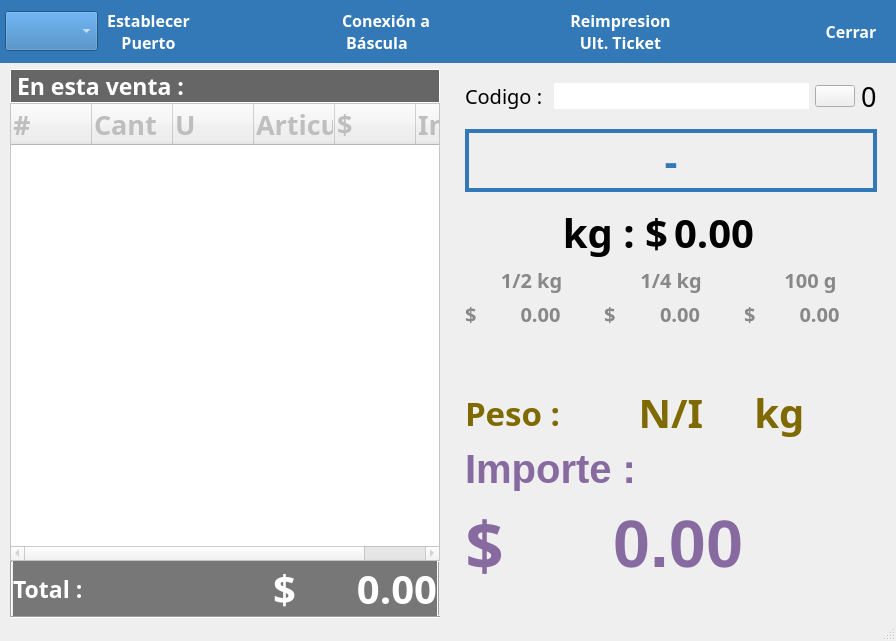
<?xml version="1.0" encoding="UTF-8"?>
<ui version="4.0">
 <class>CajaPesaje</class>
 <widget class="QMainWindow" name="CajaPesaje">
  <property name="geometry">
   <rect>
    <x>0</x>
    <y>0</y>
    <width>896</width>
    <height>641</height>
   </rect>
  </property>
  <property name="windowTitle">
   <string>CajaPesaje</string>
  </property>
  <property name="styleSheet">
   <string notr="true"/>
  </property>
  <widget class="QWidget" name="centralwidget">
   <layout class="QVBoxLayout" name="verticalLayout_3">
    <property name="leftMargin">
     <number>0</number>
    </property>
    <property name="topMargin">
     <number>0</number>
    </property>
    <property name="rightMargin">
     <number>0</number>
    </property>
    <property name="bottomMargin">
     <number>0</number>
    </property>
    <item>
     <widget class="QWidget" name="widget" native="true">
      <property name="styleSheet">
       <string notr="true">background : #3379B7;
</string>
      </property>
      <layout class="QHBoxLayout" name="horizontalLayout_4">
       <property name="spacing">
        <number>5</number>
       </property>
       <property name="leftMargin">
        <number>5</number>
       </property>
       <property name="topMargin">
        <number>5</number>
       </property>
       <property name="rightMargin">
        <number>5</number>
       </property>
       <property name="bottomMargin">
        <number>5</number>
       </property>
       <item>
        <widget class="QComboBox" name="comboBox">
         <property name="sizePolicy">
          <sizepolicy hsizetype="Maximum" vsizetype="Fixed">
           <horstretch>0</horstretch>
           <verstretch>0</verstretch>
          </sizepolicy>
         </property>
         <property name="minimumSize">
          <size>
           <width>0</width>
           <height>40</height>
          </size>
         </property>
         <property name="font">
          <font>
           <family>Century Gothic</family>
           <pointsize>12</pointsize>
           <bold>true</bold>
          </font>
         </property>
         <property name="styleSheet">
          <string notr="true">background : #3379B7; color: white;</string>
         </property>
        </widget>
       </item>
       <item>
        <widget class="QPushButton" name="pushButton_4">
         <property name="sizePolicy">
          <sizepolicy hsizetype="Preferred" vsizetype="Fixed">
           <horstretch>0</horstretch>
           <verstretch>0</verstretch>
          </sizepolicy>
         </property>
         <property name="font">
          <font>
           <family>Century Gothic</family>
           <pointsize>12</pointsize>
           <bold>true</bold>
          </font>
         </property>
         <property name="styleSheet">
          <string notr="true">color: rgb(255, 255, 255);</string>
         </property>
         <property name="text">
          <string>Establecer
Puerto</string>
         </property>
         <property name="flat">
          <bool>true</bool>
         </property>
        </widget>
       </item>
       <item>
        <spacer name="horizontalSpacer_3">
         <property name="orientation">
          <enum>Qt::Horizontal</enum>
         </property>
         <property name="sizeHint" stdset="0">
          <size>
           <width>40</width>
           <height>20</height>
          </size>
         </property>
        </spacer>
       </item>
       <item>
        <widget class="QLabel" name="label_estado_bascula">
         <property name="sizePolicy">
          <sizepolicy hsizetype="Fixed" vsizetype="Fixed">
           <horstretch>0</horstretch>
           <verstretch>0</verstretch>
          </sizepolicy>
         </property>
         <property name="minimumSize">
          <size>
           <width>0</width>
           <height>0</height>
          </size>
         </property>
         <property name="maximumSize">
          <size>
           <width>40</width>
           <height>40</height>
          </size>
         </property>
         <property name="styleSheet">
          <string notr="true"/>
         </property>
         <property name="text">
          <string/>
         </property>
         <property name="pixmap">
          <pixmap resource="images.qrc">:/images/disconnected.png</pixmap>
         </property>
         <property name="scaledContents">
          <bool>true</bool>
         </property>
         <property name="margin">
          <number>0</number>
         </property>
        </widget>
       </item>
       <item>
        <widget class="QLabel" name="label_9">
         <property name="font">
          <font>
           <family>Century Gothic</family>
           <pointsize>12</pointsize>
           <bold>true</bold>
          </font>
         </property>
         <property name="styleSheet">
          <string notr="true">color:white;</string>
         </property>
         <property name="text">
          <string>Conexión a
 Báscula</string>
         </property>
         <property name="alignment">
          <set>Qt::AlignLeading|Qt::AlignLeft|Qt::AlignVCenter</set>
         </property>
        </widget>
       </item>
       <item>
        <spacer name="horizontalSpacer_2">
         <property name="orientation">
          <enum>Qt::Horizontal</enum>
         </property>
         <property name="sizeHint" stdset="0">
          <size>
           <width>40</width>
           <height>20</height>
          </size>
         </property>
        </spacer>
       </item>
       <item>
        <widget class="QPushButton" name="pushButton_2">
         <property name="font">
          <font>
           <family>Century Gothic</family>
           <pointsize>12</pointsize>
           <bold>true</bold>
          </font>
         </property>
         <property name="styleSheet">
          <string notr="true">color:white;</string>
         </property>
         <property name="text">
          <string>Reimpresion
Ult. Ticket</string>
         </property>
         <property name="icon">
          <iconset resource="images.qrc">
           <normaloff>:/images/imp.png</normaloff>:/images/imp.png</iconset>
         </property>
         <property name="iconSize">
          <size>
           <width>40</width>
           <height>40</height>
          </size>
         </property>
         <property name="flat">
          <bool>true</bool>
         </property>
        </widget>
       </item>
       <item>
        <spacer name="horizontalSpacer_6">
         <property name="orientation">
          <enum>Qt::Horizontal</enum>
         </property>
         <property name="sizeHint" stdset="0">
          <size>
           <width>40</width>
           <height>20</height>
          </size>
         </property>
        </spacer>
       </item>
       <item>
        <widget class="QPushButton" name="pushButton_3">
         <property name="font">
          <font>
           <family>Century Gothic</family>
           <pointsize>12</pointsize>
           <bold>true</bold>
          </font>
         </property>
         <property name="styleSheet">
          <string notr="true">color:white;</string>
         </property>
         <property name="text">
          <string>Cerrar</string>
         </property>
         <property name="icon">
          <iconset resource="images.qrc">
           <normaloff>:/images/close.png</normaloff>:/images/close.png</iconset>
         </property>
         <property name="iconSize">
          <size>
           <width>40</width>
           <height>40</height>
          </size>
         </property>
         <property name="flat">
          <bool>true</bool>
         </property>
        </widget>
       </item>
      </layout>
     </widget>
    </item>
    <item>
     <layout class="QHBoxLayout" name="horizontalLayout">
      <item>
       <spacer name="horizontalSpacer">
        <property name="orientation">
         <enum>Qt::Horizontal</enum>
        </property>
        <property name="sizeType">
         <enum>QSizePolicy::Fixed</enum>
        </property>
        <property name="sizeHint" stdset="0">
         <size>
          <width>10</width>
          <height>20</height>
         </size>
        </property>
       </spacer>
      </item>
      <item>
       <layout class="QVBoxLayout" name="verticalLayout">
        <property name="spacing">
         <number>0</number>
        </property>
        <item>
         <widget class="QLabel" name="label_2">
          <property name="font">
           <font>
            <family>Century Gothic</family>
            <pointsize>17</pointsize>
            <bold>true</bold>
           </font>
          </property>
          <property name="styleSheet">
           <string notr="true">background:#666666; color:white;</string>
          </property>
          <property name="frameShape">
           <enum>QFrame::Box</enum>
          </property>
          <property name="text">
           <string>En esta venta :</string>
          </property>
         </widget>
        </item>
        <item>
         <widget class="QTreeWidget" name="lista">
          <property name="enabled">
           <bool>false</bool>
          </property>
          <property name="sizePolicy">
           <sizepolicy hsizetype="Preferred" vsizetype="Expanding">
            <horstretch>0</horstretch>
            <verstretch>0</verstretch>
           </sizepolicy>
          </property>
          <property name="palette">
           <palette>
            <active/>
            <inactive/>
            <disabled>
             <colorrole role="Base">
              <brush brushstyle="SolidPattern">
               <color alpha="255">
                <red>255</red>
                <green>255</green>
                <blue>255</blue>
               </color>
              </brush>
             </colorrole>
             <colorrole role="Window">
              <brush brushstyle="SolidPattern">
               <color alpha="255">
                <red>255</red>
                <green>255</green>
                <blue>255</blue>
               </color>
              </brush>
             </colorrole>
            </disabled>
           </palette>
          </property>
          <property name="font">
           <font>
            <family>Century Gothic</family>
            <pointsize>20</pointsize>
           </font>
          </property>
          <attribute name="headerMinimumSectionSize">
           <number>25</number>
          </attribute>
          <attribute name="headerDefaultSectionSize">
           <number>25</number>
          </attribute>
          <attribute name="headerStretchLastSection">
           <bool>false</bool>
          </attribute>
          <column>
           <property name="text">
            <string>#</string>
           </property>
           <property name="font">
            <font>
             <family>Century Gothic</family>
             <pointsize>20</pointsize>
             <bold>true</bold>
            </font>
           </property>
          </column>
          <column>
           <property name="text">
            <string>Cant</string>
           </property>
           <property name="font">
            <font>
             <family>Century Gothic</family>
             <pointsize>20</pointsize>
             <bold>true</bold>
            </font>
           </property>
          </column>
          <column>
           <property name="text">
            <string>U      </string>
           </property>
           <property name="font">
            <font>
             <family>Century Gothic</family>
             <pointsize>20</pointsize>
             <bold>true</bold>
            </font>
           </property>
          </column>
          <column>
           <property name="text">
            <string>Articulo</string>
           </property>
           <property name="font">
            <font>
             <family>Century Gothic</family>
             <pointsize>20</pointsize>
             <bold>true</bold>
            </font>
           </property>
          </column>
          <column>
           <property name="text">
            <string>$</string>
           </property>
           <property name="font">
            <font>
             <family>Century Gothic</family>
             <pointsize>20</pointsize>
             <bold>true</bold>
            </font>
           </property>
          </column>
          <column>
           <property name="text">
            <string>Importe</string>
           </property>
           <property name="font">
            <font>
             <family>Century Gothic</family>
             <pointsize>20</pointsize>
             <bold>true</bold>
            </font>
           </property>
          </column>
         </widget>
        </item>
        <item>
         <layout class="QHBoxLayout" name="horizontalLayout_2">
          <property name="spacing">
           <number>0</number>
          </property>
          <item>
           <widget class="Line" name="line_4">
            <property name="orientation">
             <enum>Qt::Vertical</enum>
            </property>
           </widget>
          </item>
          <item>
           <widget class="QLabel" name="label_3">
            <property name="font">
             <font>
              <family>Century Gothic</family>
              <pointsize>17</pointsize>
              <bold>true</bold>
             </font>
            </property>
            <property name="styleSheet">
             <string notr="true">background:#777777; color:white;</string>
            </property>
            <property name="text">
             <string>Total :</string>
            </property>
           </widget>
          </item>
          <item>
           <widget class="QLabel" name="label_7">
            <property name="font">
             <font>
              <family>Century Gothic</family>
              <pointsize>30</pointsize>
              <bold>true</bold>
             </font>
            </property>
            <property name="styleSheet">
             <string notr="true">background:#777777; color:white;</string>
            </property>
            <property name="text">
             <string>$</string>
            </property>
            <property name="alignment">
             <set>Qt::AlignRight|Qt::AlignTrailing|Qt::AlignVCenter</set>
            </property>
           </widget>
          </item>
          <item>
           <widget class="QLabel" name="label_total">
            <property name="font">
             <font>
              <family>Century Gothic</family>
              <pointsize>30</pointsize>
              <bold>true</bold>
             </font>
            </property>
            <property name="styleSheet">
             <string notr="true">background:#777777;color:white;</string>
            </property>
            <property name="text">
             <string>0.00</string>
            </property>
            <property name="alignment">
             <set>Qt::AlignRight|Qt::AlignTrailing|Qt::AlignVCenter</set>
            </property>
           </widget>
          </item>
          <item>
           <widget class="Line" name="line_3">
            <property name="frameShadow">
             <enum>QFrame::Raised</enum>
            </property>
            <property name="orientation">
             <enum>Qt::Vertical</enum>
            </property>
           </widget>
          </item>
         </layout>
        </item>
        <item>
         <widget class="Line" name="line_2">
          <property name="orientation">
           <enum>Qt::Horizontal</enum>
          </property>
         </widget>
        </item>
       </layout>
      </item>
      <item>
       <spacer name="horizontalSpacer_5">
        <property name="orientation">
         <enum>Qt::Horizontal</enum>
        </property>
        <property name="sizeType">
         <enum>QSizePolicy::Fixed</enum>
        </property>
        <property name="sizeHint" stdset="0">
         <size>
          <width>10</width>
          <height>20</height>
         </size>
        </property>
       </spacer>
      </item>
      <item>
       <widget class="QWidget" name="widget_2" native="true">
        <property name="autoFillBackground">
         <bool>false</bool>
        </property>
        <property name="styleSheet">
         <string notr="true"/>
        </property>
        <layout class="QVBoxLayout" name="verticalLayout_2">
         <item>
          <layout class="QHBoxLayout" name="horizontalLayout_3">
           <item>
            <widget class="QLabel" name="label_cantidad_codigo">
             <property name="sizePolicy">
              <sizepolicy hsizetype="Maximum" vsizetype="Maximum">
               <horstretch>0</horstretch>
               <verstretch>0</verstretch>
              </sizepolicy>
             </property>
             <property name="font">
              <font>
               <family>Century Gothic</family>
               <pointsize>15</pointsize>
              </font>
             </property>
             <property name="text">
              <string>Codigo : </string>
             </property>
            </widget>
           </item>
           <item>
            <widget class="QLabel" name="label_codigo">
             <property name="sizePolicy">
              <sizepolicy hsizetype="Preferred" vsizetype="Maximum">
               <horstretch>0</horstretch>
               <verstretch>0</verstretch>
              </sizepolicy>
             </property>
             <property name="font">
              <font>
               <pointsize>17</pointsize>
               <bold>true</bold>
              </font>
             </property>
             <property name="styleSheet">
              <string notr="true">background : white; color:#555555;</string>
             </property>
             <property name="text">
              <string/>
             </property>
             <property name="alignment">
              <set>Qt::AlignCenter</set>
             </property>
            </widget>
           </item>
           <item>
            <widget class="QPushButton" name="pushButton">
             <property name="sizePolicy">
              <sizepolicy hsizetype="Fixed" vsizetype="Fixed">
               <horstretch>0</horstretch>
               <verstretch>0</verstretch>
              </sizepolicy>
             </property>
             <property name="minimumSize">
              <size>
               <width>0</width>
               <height>0</height>
              </size>
             </property>
             <property name="text">
              <string/>
             </property>
             <property name="icon">
              <iconset resource="images.qrc">
               <normaloff>:/images/search.png</normaloff>:/images/search.png</iconset>
             </property>
             <property name="iconSize">
              <size>
               <width>30</width>
               <height>30</height>
              </size>
             </property>
             <property name="shortcut">
              <string>F12</string>
             </property>
            </widget>
           </item>
           <item>
            <widget class="QLabel" name="label_codigo_hidden">
             <property name="sizePolicy">
              <sizepolicy hsizetype="Maximum" vsizetype="Preferred">
               <horstretch>0</horstretch>
               <verstretch>0</verstretch>
              </sizepolicy>
             </property>
             <property name="font">
              <font>
               <family>Century Gothic</family>
               <pointsize>20</pointsize>
              </font>
             </property>
             <property name="text">
              <string>0</string>
             </property>
            </widget>
           </item>
          </layout>
         </item>
         <item>
          <spacer name="verticalSpacer">
           <property name="orientation">
            <enum>Qt::Vertical</enum>
           </property>
           <property name="sizeHint" stdset="0">
            <size>
             <width>20</width>
             <height>40</height>
            </size>
           </property>
          </spacer>
         </item>
         <item>
          <widget class="QLabel" name="label_name">
           <property name="sizePolicy">
            <sizepolicy hsizetype="Ignored" vsizetype="Maximum">
             <horstretch>0</horstretch>
             <verstretch>0</verstretch>
            </sizepolicy>
           </property>
           <property name="font">
            <font>
             <family>Century Gothic</family>
             <pointsize>30</pointsize>
             <bold>true</bold>
             <underline>false</underline>
             <strikeout>false</strikeout>
            </font>
           </property>
           <property name="styleSheet">
            <string notr="true">color: #3379B7;
border-color: #3379B7;</string>
           </property>
           <property name="frameShape">
            <enum>QFrame::Box</enum>
           </property>
           <property name="lineWidth">
            <number>4</number>
           </property>
           <property name="text">
            <string>-</string>
           </property>
           <property name="alignment">
            <set>Qt::AlignCenter</set>
           </property>
          </widget>
         </item>
         <item>
          <spacer name="verticalSpacer_2">
           <property name="orientation">
            <enum>Qt::Vertical</enum>
           </property>
           <property name="sizeHint" stdset="0">
            <size>
             <width>20</width>
             <height>40</height>
            </size>
           </property>
          </spacer>
         </item>
         <item>
          <layout class="QHBoxLayout" name="horizontalLayout_8">
           <item>
            <widget class="QLabel" name="label_kg_simbolo">
             <property name="font">
              <font>
               <family>Century Gothic</family>
               <pointsize>30</pointsize>
               <bold>true</bold>
              </font>
             </property>
             <property name="text">
              <string>kg : $</string>
             </property>
             <property name="alignment">
              <set>Qt::AlignRight|Qt::AlignTrailing|Qt::AlignVCenter</set>
             </property>
            </widget>
           </item>
           <item>
            <widget class="QLabel" name="label_precio">
             <property name="font">
              <font>
               <family>Century Gothic</family>
               <pointsize>30</pointsize>
               <bold>true</bold>
              </font>
             </property>
             <property name="text">
              <string>0.00</string>
             </property>
            </widget>
           </item>
          </layout>
         </item>
         <item>
          <layout class="QGridLayout" name="gridLayout_2">
           <item row="1" column="0">
            <widget class="QLabel" name="label_4">
             <property name="sizePolicy">
              <sizepolicy hsizetype="Fixed" vsizetype="Maximum">
               <horstretch>0</horstretch>
               <verstretch>0</verstretch>
              </sizepolicy>
             </property>
             <property name="font">
              <font>
               <family>Century Gothic</family>
               <pointsize>15</pointsize>
               <bold>true</bold>
              </font>
             </property>
             <property name="styleSheet">
              <string notr="true">color:#888888;</string>
             </property>
             <property name="text">
              <string>$</string>
             </property>
            </widget>
           </item>
           <item row="1" column="3">
            <widget class="QLabel" name="label_cuarto">
             <property name="font">
              <font>
               <family>Century Gothic</family>
               <pointsize>15</pointsize>
               <bold>true</bold>
              </font>
             </property>
             <property name="styleSheet">
              <string notr="true">color : #888888;</string>
             </property>
             <property name="text">
              <string>0.00</string>
             </property>
             <property name="alignment">
              <set>Qt::AlignCenter</set>
             </property>
            </widget>
           </item>
           <item row="1" column="1">
            <widget class="QLabel" name="label_medio">
             <property name="font">
              <font>
               <family>Century Gothic</family>
               <pointsize>15</pointsize>
               <bold>true</bold>
              </font>
             </property>
             <property name="styleSheet">
              <string notr="true">color:#888888;</string>
             </property>
             <property name="text">
              <string>0.00</string>
             </property>
             <property name="alignment">
              <set>Qt::AlignCenter</set>
             </property>
            </widget>
           </item>
           <item row="0" column="0" colspan="2">
            <widget class="QLabel" name="label_16">
             <property name="font">
              <font>
               <family>Century Gothic</family>
               <pointsize>15</pointsize>
               <bold>true</bold>
              </font>
             </property>
             <property name="styleSheet">
              <string notr="true">color : #888888;</string>
             </property>
             <property name="text">
              <string>1/2 kg</string>
             </property>
             <property name="alignment">
              <set>Qt::AlignCenter</set>
             </property>
            </widget>
           </item>
           <item row="1" column="5">
            <widget class="QLabel" name="label_cien">
             <property name="font">
              <font>
               <family>Century Gothic</family>
               <pointsize>15</pointsize>
               <bold>true</bold>
              </font>
             </property>
             <property name="styleSheet">
              <string notr="true">color : #888888;</string>
             </property>
             <property name="text">
              <string>0.00</string>
             </property>
             <property name="alignment">
              <set>Qt::AlignCenter</set>
             </property>
            </widget>
           </item>
           <item row="1" column="4">
            <widget class="QLabel" name="label_5">
             <property name="sizePolicy">
              <sizepolicy hsizetype="Fixed" vsizetype="Preferred">
               <horstretch>0</horstretch>
               <verstretch>0</verstretch>
              </sizepolicy>
             </property>
             <property name="font">
              <font>
               <family>Century Gothic</family>
               <pointsize>15</pointsize>
               <bold>true</bold>
              </font>
             </property>
             <property name="styleSheet">
              <string notr="true">color:#888888;</string>
             </property>
             <property name="text">
              <string>$</string>
             </property>
            </widget>
           </item>
           <item row="1" column="2">
            <widget class="QLabel" name="label_6">
             <property name="sizePolicy">
              <sizepolicy hsizetype="Fixed" vsizetype="Preferred">
               <horstretch>0</horstretch>
               <verstretch>0</verstretch>
              </sizepolicy>
             </property>
             <property name="font">
              <font>
               <family>Century Gothic</family>
               <pointsize>15</pointsize>
               <bold>true</bold>
              </font>
             </property>
             <property name="styleSheet">
              <string notr="true">color:#888888;</string>
             </property>
             <property name="text">
              <string>$</string>
             </property>
            </widget>
           </item>
           <item row="0" column="2" colspan="2">
            <widget class="QLabel" name="label_18">
             <property name="font">
              <font>
               <family>Century Gothic</family>
               <pointsize>15</pointsize>
               <bold>true</bold>
              </font>
             </property>
             <property name="styleSheet">
              <string notr="true">color : #888888;</string>
             </property>
             <property name="text">
              <string>1/4 kg</string>
             </property>
             <property name="alignment">
              <set>Qt::AlignCenter</set>
             </property>
            </widget>
           </item>
           <item row="0" column="4" colspan="2">
            <widget class="QLabel" name="label_19">
             <property name="font">
              <font>
               <family>Century Gothic</family>
               <pointsize>15</pointsize>
               <bold>true</bold>
              </font>
             </property>
             <property name="styleSheet">
              <string notr="true">color : #888888;</string>
             </property>
             <property name="text">
              <string>100 g</string>
             </property>
             <property name="alignment">
              <set>Qt::AlignCenter</set>
             </property>
            </widget>
           </item>
          </layout>
         </item>
         <item>
          <spacer name="verticalSpacer_4">
           <property name="orientation">
            <enum>Qt::Vertical</enum>
           </property>
           <property name="sizeHint" stdset="0">
            <size>
             <width>20</width>
             <height>40</height>
            </size>
           </property>
          </spacer>
         </item>
         <item>
          <widget class="QLabel" name="label_venta_pieza">
           <property name="font">
            <font>
             <family>Century Gothic</family>
             <pointsize>20</pointsize>
             <bold>true</bold>
            </font>
           </property>
           <property name="styleSheet">
            <string notr="true">color: green;</string>
           </property>
           <property name="text">
            <string/>
           </property>
           <property name="alignment">
            <set>Qt::AlignCenter</set>
           </property>
          </widget>
         </item>
         <item>
          <layout class="QHBoxLayout" name="horizontalLayout_5">
           <item>
            <widget class="QLabel" name="label_10">
             <property name="font">
              <font>
               <family>Century Gothic</family>
               <pointsize>25</pointsize>
               <bold>true</bold>
              </font>
             </property>
             <property name="styleSheet">
              <string notr="true">color:#7F6A00;</string>
             </property>
             <property name="text">
              <string>Peso :</string>
             </property>
            </widget>
           </item>
           <item>
            <widget class="QLabel" name="label_peso">
             <property name="font">
              <font>
               <family>Century Gothic</family>
               <pointsize>30</pointsize>
               <bold>true</bold>
              </font>
             </property>
             <property name="styleSheet">
              <string notr="true">color:#7F6A00;</string>
             </property>
             <property name="text">
              <string>N/I</string>
             </property>
             <property name="alignment">
              <set>Qt::AlignCenter</set>
             </property>
            </widget>
           </item>
           <item>
            <widget class="QLabel" name="label_11">
             <property name="sizePolicy">
              <sizepolicy hsizetype="Preferred" vsizetype="Preferred">
               <horstretch>0</horstretch>
               <verstretch>0</verstretch>
              </sizepolicy>
             </property>
             <property name="font">
              <font>
               <family>Century Gothic</family>
               <pointsize>30</pointsize>
               <bold>true</bold>
              </font>
             </property>
             <property name="styleSheet">
              <string notr="true">color:#7F6A00;</string>
             </property>
             <property name="text">
              <string> kg</string>
             </property>
            </widget>
           </item>
          </layout>
         </item>
         <item>
          <widget class="QLabel" name="label_13">
           <property name="font">
            <font>
             <pointsize>30</pointsize>
             <bold>true</bold>
            </font>
           </property>
           <property name="styleSheet">
            <string notr="true">color: #876A9F;</string>
           </property>
           <property name="text">
            <string>Importe : </string>
           </property>
          </widget>
         </item>
         <item>
          <layout class="QHBoxLayout" name="horizontalLayout_7">
           <item>
            <widget class="QLabel" name="label_15">
             <property name="sizePolicy">
              <sizepolicy hsizetype="Maximum" vsizetype="Preferred">
               <horstretch>0</horstretch>
               <verstretch>0</verstretch>
              </sizepolicy>
             </property>
             <property name="font">
              <font>
               <family>Century Gothic</family>
               <pointsize>50</pointsize>
               <bold>true</bold>
              </font>
             </property>
             <property name="styleSheet">
              <string notr="true">color : #876A9F;</string>
             </property>
             <property name="text">
              <string>$</string>
             </property>
             <property name="alignment">
              <set>Qt::AlignCenter</set>
             </property>
            </widget>
           </item>
           <item>
            <widget class="QLabel" name="label_importe">
             <property name="sizePolicy">
              <sizepolicy hsizetype="Preferred" vsizetype="Preferred">
               <horstretch>0</horstretch>
               <verstretch>0</verstretch>
              </sizepolicy>
             </property>
             <property name="font">
              <font>
               <pointsize>50</pointsize>
               <bold>true</bold>
              </font>
             </property>
             <property name="styleSheet">
              <string notr="true">color : #876A9F</string>
             </property>
             <property name="text">
              <string>0.00</string>
             </property>
             <property name="alignment">
              <set>Qt::AlignCenter</set>
             </property>
            </widget>
           </item>
           <item>
            <widget class="QLabel" name="label_indicador_cu">
             <property name="sizePolicy">
              <sizepolicy hsizetype="Maximum" vsizetype="Preferred">
               <horstretch>0</horstretch>
               <verstretch>0</verstretch>
              </sizepolicy>
             </property>
             <property name="font">
              <font>
               <family>Century Gothic</family>
               <pointsize>30</pointsize>
               <bold>true</bold>
              </font>
             </property>
             <property name="styleSheet">
              <string notr="true">color : #876A9F</string>
             </property>
             <property name="text">
              <string/>
             </property>
            </widget>
           </item>
          </layout>
         </item>
         <item>
          <widget class="QLabel" name="debug">
           <property name="text">
            <string/>
           </property>
          </widget>
         </item>
        </layout>
       </widget>
      </item>
      <item>
       <spacer name="horizontalSpacer_4">
        <property name="orientation">
         <enum>Qt::Horizontal</enum>
        </property>
        <property name="sizeType">
         <enum>QSizePolicy::Fixed</enum>
        </property>
        <property name="sizeHint" stdset="0">
         <size>
          <width>10</width>
          <height>20</height>
         </size>
        </property>
       </spacer>
      </item>
     </layout>
    </item>
   </layout>
  </widget>
  <widget class="QMenuBar" name="menubar">
   <property name="geometry">
    <rect>
     <x>0</x>
     <y>0</y>
     <width>896</width>
     <height>22</height>
    </rect>
   </property>
  </widget>
  <widget class="QStatusBar" name="statusbar"/>
 </widget>
 <resources>
  <include location="images.qrc"/>
 </resources>
 <connections/>
</ui>
